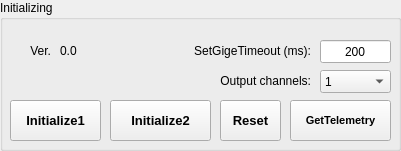
  <widget class="QGroupBox" name="groupBox">
   <property name="geometry">
    <rect>
     <x>10</x>
     <y>0</y>
     <width>401</width>
     <height>151</height>
    </rect>
   </property>
   <property name="font">
    <font>
     <bold>false</bold>
    </font>
   </property>
   <property name="title">
    <string>Initializing</string>
   </property>
   <widget class="QLabel" name="label_ver">
    <property name="geometry">
     <rect>
      <x>60</x>
      <y>40</y>
      <width>81</width>
      <height>21</height>
     </rect>
    </property>
    <property name="text">
     <string>0.0</string>
    </property>
   </widget>
   <widget class="QLineEdit" name="e_timeout">
    <property name="geometry">
     <rect>
      <x>320</x>
      <y>40</y>
      <width>71</width>
      <height>23</height>
     </rect>
    </property>
    <property name="text">
     <string>200</string>
    </property>
    <property name="alignment">
     <set>Qt::AlignCenter</set>
    </property>
   </widget>
   <widget class="QPushButton" name="btn_reset">
    <property name="geometry">
     <rect>
      <x>220</x>
      <y>100</y>
      <width>61</width>
      <height>41</height>
     </rect>
    </property>
    <property name="font">
     <font>
      <pointsize>10</pointsize>
      <bold>true</bold>
     </font>
    </property>
    <property name="text">
     <string>Reset</string>
    </property>
   </widget>
   <widget class="QPushButton" name="btn_initialize1">
    <property name="geometry">
     <rect>
      <x>10</x>
      <y>100</y>
      <width>91</width>
      <height>41</height>
     </rect>
    </property>
    <property name="font">
     <font>
      <pointsize>10</pointsize>
      <bold>true</bold>
     </font>
    </property>
    <property name="text">
     <string>Initialize1</string>
    </property>
   </widget>
   <widget class="QComboBox" name="cmb_ouput_channels">
    <property name="geometry">
     <rect>
      <x>320</x>
      <y>70</y>
      <width>71</width>
      <height>23</height>
     </rect>
    </property>
    <property name="layoutDirection">
     <enum>Qt::LeftToRight</enum>
    </property>
    <item>
     <property name="text">
      <string>1</string>
     </property>
    </item>
    <item>
     <property name="text">
      <string>4</string>
     </property>
    </item>
    <item>
     <property name="text">
      <string>32</string>
     </property>
    </item>
   </widget>
   <widget class="QLabel" name="label_4">
    <property name="geometry">
     <rect>
      <x>190</x>
      <y>70</y>
      <width>121</width>
      <height>21</height>
     </rect>
    </property>
    <property name="text">
     <string>Output channels:</string>
    </property>
    <property name="alignment">
     <set>Qt::AlignRight|Qt::AlignTrailing|Qt::AlignVCenter</set>
    </property>
   </widget>
   <widget class="QLabel" name="label">
    <property name="geometry">
     <rect>
      <x>10</x>
      <y>40</y>
      <width>41</width>
      <height>21</height>
     </rect>
    </property>
    <property name="text">
     <string>Ver.</string>
    </property>
    <property name="alignment">
     <set>Qt::AlignRight|Qt::AlignTrailing|Qt::AlignVCenter</set>
    </property>
   </widget>
   <widget class="QLabel" name="label_3">
    <property name="geometry">
     <rect>
      <x>160</x>
      <y>40</y>
      <width>151</width>
      <height>21</height>
     </rect>
    </property>
    <property name="layoutDirection">
     <enum>Qt::LeftToRight</enum>
    </property>
    <property name="text">
     <string>SetGigeTimeout (ms):</string>
    </property>
    <property name="alignment">
     <set>Qt::AlignRight|Qt::AlignTrailing|Qt::AlignVCenter</set>
    </property>
   </widget>
   <widget class="QPushButton" name="btn_initialize2">
    <property name="geometry">
     <rect>
      <x>110</x>
      <y>100</y>
      <width>101</width>
      <height>41</height>
     </rect>
    </property>
    <property name="font">
     <font>
      <pointsize>10</pointsize>
      <bold>true</bold>
     </font>
    </property>
    <property name="text">
     <string>Initialize2</string>
    </property>
   </widget>
   <widget class="QPushButton" name="btn_get_telemetry">
    <property name="geometry">
     <rect>
      <x>290</x>
      <y>100</y>
      <width>101</width>
      <height>41</height>
     </rect>
    </property>
    <property name="font">
     <font>
      <pointsize>8</pointsize>
      <bold>true</bold>
     </font>
    </property>
    <property name="text">
     <string>GetTelemetry</string>
    </property>
   </widget>
  </widget>
